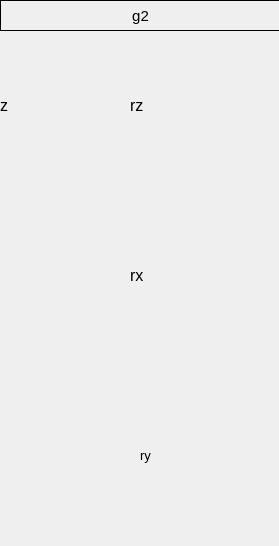
<?xml version="1.0" encoding="UTF-8"?>
<ui version="4.0">
 <class>Form</class>
 <widget class="caFrame" name="Form">
  <property name="geometry">
   <rect>
    <x>0</x>
    <y>0</y>
    <width>279</width>
    <height>546</height>
   </rect>
  </property>
  <property name="windowTitle">
   <string>Form</string>
  </property>
  <property name="background">
   <color>
    <red>75</red>
    <green>75</green>
    <blue>75</blue>
   </color>
  </property>
  <property name="backgroundMode">
   <enum>caFrame::Filled</enum>
  </property>
  <widget class="caLabel" name="calabel_8">
   <property name="geometry">
    <rect>
     <x>0</x>
     <y>0</y>
     <width>281</width>
     <height>31</height>
    </rect>
   </property>
   <property name="font">
    <font>
     <pointsize>11</pointsize>
    </font>
   </property>
   <property name="frameShape">
    <enum>QFrame::Box</enum>
   </property>
   <property name="text">
    <string>g2</string>
   </property>
   <property name="alignment">
    <set>Qt::AlignCenter</set>
   </property>
   <property name="foreground">
    <color>
     <red>0</red>
     <green>0</green>
     <blue>0</blue>
    </color>
   </property>
   <property name="background">
    <color>
     <red>177</red>
     <green>177</green>
     <blue>181</blue>
    </color>
   </property>
  </widget>
  <widget class="caInclude" name="cainclude">
   <property name="geometry">
    <rect>
     <x>30</x>
     <y>40</y>
     <width>101</width>
     <height>161</height>
    </rect>
   </property>
   <property name="macro">
    <string notr="true">P=KOZ:,M=m13</string>
   </property>
   <property name="filename" stdset="0">
    <string notr="true">./beamline/motor.ui</string>
   </property>
  </widget>
  <widget class="caInclude" name="cainclude_2">
   <property name="geometry">
    <rect>
     <x>30</x>
     <y>380</y>
     <width>101</width>
     <height>161</height>
    </rect>
   </property>
   <property name="macro">
    <string notr="true">P=KOZ:,M=m15</string>
   </property>
   <property name="filename" stdset="0">
    <string notr="true">./beamline/motor.ui</string>
   </property>
  </widget>
  <widget class="caInclude" name="cainclude_3">
   <property name="geometry">
    <rect>
     <x>170</x>
     <y>210</y>
     <width>101</width>
     <height>161</height>
    </rect>
   </property>
   <property name="macro">
    <string notr="true">P=KOZ:,M=m17</string>
   </property>
   <property name="filename" stdset="0">
    <string notr="true">./beamline/motor.ui</string>
   </property>
  </widget>
  <widget class="caInclude" name="cainclude_4">
   <property name="geometry">
    <rect>
     <x>170</x>
     <y>380</y>
     <width>101</width>
     <height>161</height>
    </rect>
   </property>
   <property name="macro">
    <string notr="true">P=KOZ:,M=m18</string>
   </property>
   <property name="filename" stdset="0">
    <string notr="true">./beamline/motor.ui</string>
   </property>
  </widget>
  <widget class="caInclude" name="cainclude_5">
   <property name="geometry">
    <rect>
     <x>170</x>
     <y>40</y>
     <width>101</width>
     <height>161</height>
    </rect>
   </property>
   <property name="macro">
    <string notr="true">P=KOZ:,M=m16</string>
   </property>
   <property name="filename" stdset="0">
    <string notr="true">./beamline/motor.ui</string>
   </property>
  </widget>
  <widget class="Line" name="line">
   <property name="geometry">
    <rect>
     <x>270</x>
     <y>0</y>
     <width>20</width>
     <height>591</height>
    </rect>
   </property>
   <property name="orientation">
    <enum>Qt::Vertical</enum>
   </property>
  </widget>
  <widget class="caLabel" name="calabel_38">
   <property name="geometry">
    <rect>
     <x>140</x>
     <y>440</y>
     <width>21</width>
     <height>31</height>
    </rect>
   </property>
   <property name="font">
    <font>
     <pointsize>10</pointsize>
    </font>
   </property>
   <property name="text">
    <string>ry</string>
   </property>
   <property name="foreground">
    <color>
     <red>214</red>
     <green>214</green>
     <blue>214</blue>
    </color>
   </property>
   <property name="background">
    <color alpha="0">
     <red>160</red>
     <green>160</green>
     <blue>164</blue>
    </color>
   </property>
  </widget>
  <widget class="caLabel" name="calabel_39">
   <property name="geometry">
    <rect>
     <x>130</x>
     <y>90</y>
     <width>31</width>
     <height>31</height>
    </rect>
   </property>
   <property name="font">
    <font>
     <pointsize>12</pointsize>
    </font>
   </property>
   <property name="text">
    <string>rz</string>
   </property>
   <property name="foreground">
    <color>
     <red>214</red>
     <green>214</green>
     <blue>214</blue>
    </color>
   </property>
   <property name="background">
    <color alpha="0">
     <red>160</red>
     <green>160</green>
     <blue>164</blue>
    </color>
   </property>
  </widget>
  <widget class="caLabel" name="calabel_41">
   <property name="geometry">
    <rect>
     <x>130</x>
     <y>260</y>
     <width>31</width>
     <height>31</height>
    </rect>
   </property>
   <property name="font">
    <font>
     <pointsize>12</pointsize>
    </font>
   </property>
   <property name="text">
    <string>rx</string>
   </property>
   <property name="foreground">
    <color>
     <red>214</red>
     <green>214</green>
     <blue>214</blue>
    </color>
   </property>
   <property name="background">
    <color alpha="0">
     <red>160</red>
     <green>160</green>
     <blue>164</blue>
    </color>
   </property>
  </widget>
  <widget class="caLabel" name="calabel_42">
   <property name="geometry">
    <rect>
     <x>-10</x>
     <y>430</y>
     <width>31</width>
     <height>31</height>
    </rect>
   </property>
   <property name="font">
    <font>
     <pointsize>12</pointsize>
    </font>
   </property>
   <property name="text">
    <string>y</string>
   </property>
   <property name="foreground">
    <color>
     <red>214</red>
     <green>214</green>
     <blue>214</blue>
    </color>
   </property>
   <property name="background">
    <color alpha="0">
     <red>160</red>
     <green>160</green>
     <blue>164</blue>
    </color>
   </property>
  </widget>
  <widget class="caLabel" name="calabel_43">
   <property name="geometry">
    <rect>
     <x>0</x>
     <y>90</y>
     <width>21</width>
     <height>31</height>
    </rect>
   </property>
   <property name="font">
    <font>
     <pointsize>12</pointsize>
    </font>
   </property>
   <property name="text">
    <string>z</string>
   </property>
   <property name="foreground">
    <color>
     <red>214</red>
     <green>214</green>
     <blue>214</blue>
    </color>
   </property>
   <property name="background">
    <color alpha="0">
     <red>160</red>
     <green>160</green>
     <blue>164</blue>
    </color>
   </property>
  </widget>
  <widget class="caInclude" name="cainclude_11">
   <property name="geometry">
    <rect>
     <x>30</x>
     <y>210</y>
     <width>101</width>
     <height>161</height>
    </rect>
   </property>
   <property name="macro">
    <string notr="true">P=KOZ:,M=m14</string>
   </property>
   <property name="filename" stdset="0">
    <string notr="true">./beamline/motor.ui</string>
   </property>
  </widget>
  <widget class="caLabel" name="calabel_56">
   <property name="geometry">
    <rect>
     <x>-10</x>
     <y>260</y>
     <width>31</width>
     <height>31</height>
    </rect>
   </property>
   <property name="font">
    <font>
     <pointsize>12</pointsize>
    </font>
   </property>
   <property name="text">
    <string>x</string>
   </property>
   <property name="foreground">
    <color>
     <red>214</red>
     <green>214</green>
     <blue>214</blue>
    </color>
   </property>
   <property name="background">
    <color alpha="0">
     <red>160</red>
     <green>160</green>
     <blue>164</blue>
    </color>
   </property>
  </widget>
 </widget>
 <customwidgets>
  <customwidget>
   <class>caFrame</class>
   <extends>QFrame</extends>
   <header>caFrame</header>
   <container>1</container>
  </customwidget>
  <customwidget>
   <class>caLabel</class>
   <extends>QLabel</extends>
   <header>caLabel</header>
  </customwidget>
  <customwidget>
   <class>caInclude</class>
   <extends>QWidget</extends>
   <header>caInclude</header>
  </customwidget>
 </customwidgets>
 <resources>
  <include location="rgbh.qrc"/>
 </resources>
 <connections/>
</ui>
